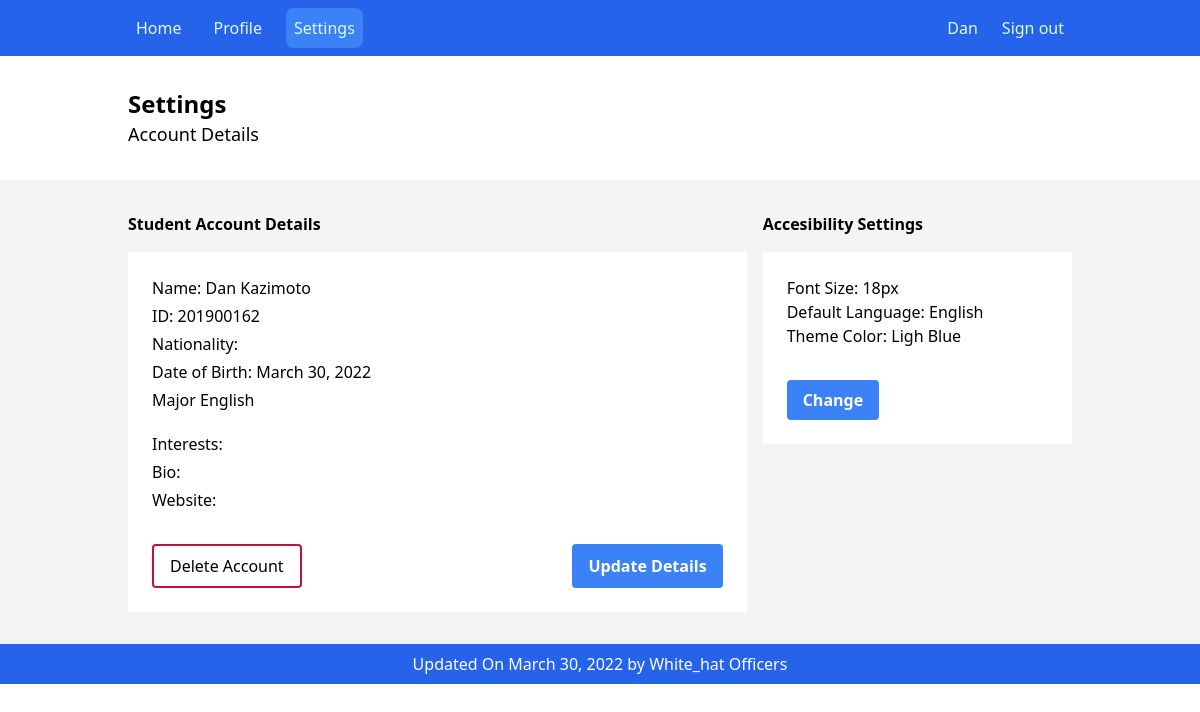
Before: /settings (signed in) with the older database file.
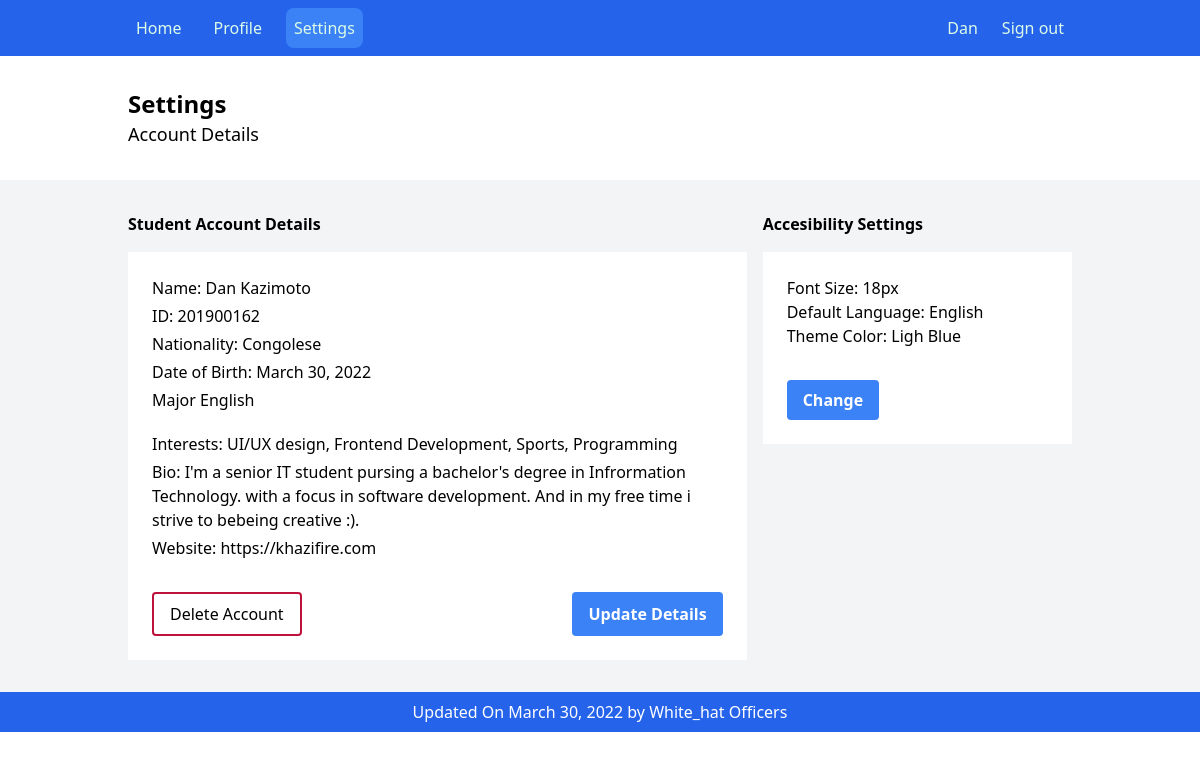
After: the same page with the newer database file.
### spapp/models.py (models this page shows, shortened)
class Student(models.Model):
    user = models.OneToOneField(User, on_delete=models.CASCADE)
    id_number = models.CharField(max_length=10, unique=True, null=True)
    date_of_birth = models.DateField(null=True)
    nationality = models.CharField(max_length=30, null=True)
    major = models.ForeignKey(Major, on_delete=models.CASCADE, null=True)
    bio_char = models.CharField(max_length=200, null=True)
    interests = models.CharField(max_length=100, null=True)
    phone_number = models.CharField(max_length=12, null=True)
    image = models.ImageField(
        upload_to='theme/static/user_image', null=True, default="theme/static/user_image/default-image.png")
    website = models.CharField(max_length=50, null=True)

class Major(models.Model):
    degree = models.ForeignKey(Degree, on_delete=models.CASCADE)
    name = models.CharField(max_length=30)
    def __str__(self):
        return f"{self.name}"

### spapp/views.py (the view, shortened to what this page needs)
# urls.py: path("settings", views.SettingsPage.as_view(), name="settings"),
class SettingsPage(LoginRequiredMixin, generic.TemplateView):
    login_url = 'spapp:login'
    template_name = "pages/student/settings.html"
    form_update_student = StudentForm
    def get_context_data(self, **kwargs):
        context = super().get_context_data(**kwargs)
        try:
            context['student'] = get_object_or_404(
                Student, user=self.request.user)
            context['update_student'] = self.form_update_student(
                instance=context["student"])
            context['account_status'] = not bool(
                len(AccountRemovalRequest.objects.filter(student=self.request.user.student)))
            return context
        except:
            messages.add_message(
                self.request, messages.WARNING, "You are not a student")
            return context

### theme/templates/pages/student/settings.html (shortened to what this page needs)
{% extends "components/student/layout.html" %}
{% block content %}
<section class="py-8 px-16 md:px-32 xl:px-48  flex justify-between  gap-4 flex-col lg:flex-row ">
  <div>
    <p class="text-xl md:text-2xl xl:text-3xl font-bold">Settings</p>
    <span class="text-lg">Account Details</span>
  </div>
</section>
<section class="py-8 px-16 md:px-32 xl:px-48 bg-gray-100 flex justify-between  gap-4 flex-col lg:flex-row ">
  <div class="w-2/3">
    <span class="font-bold">Student Account Details</span>
    <div class="flex flex-col gap-4 mt-4 ">
      <div class="bg-white p-6 ">
        <div >
          <div class="mb-5 flex flex-col gap-1">
            <p class="font-medium">Name: <span class="font-normal"> {{ user.first_name }} {{ user.last_name}}  </span></p>
            <p class="font-medium">ID: <span class="font-normal"> {{ student.id_number }} </span></p>
            <p class="font-medium">Nationality: <span class="font-normal"> {{ student.nationality }}</span></p>
            <p class="font-medium">Date of Birth: <span class="font-normal"> {{ student.date_of_birth }}</span></p>
 <p class="font-medium">Major <span class="font-normal"> {{ student.major }}</span></p>
          </div>
          <div class="flex flex-col gap-1">
            <p class="font-medium">Interests: <span class="font-normal"> {{ student.interests }}</span></p>
            <p class="font-medium">Bio: <span class="font-normal"> {{ student.bio_char }}</span></p>
            <p class="font-medium">Website: <span class="font-normal"> {{ student.website }}</span></p>
          </div>
          <div class="flex justify-between mt-8">
            <a href="{% url 'spapp:req_remove_account' %}" class="border-2 border-rose-700 hover:bg-rose-700 text-black hover:text-white  py-2 px-4 rounded">
              Delete Account
            </a>
            <button class="bg-blue-500 hover:bg-blue-700 text-white font-bold py-2 px-4 rounded" onClick="handleUpdate()">
              Update Details
            </button>
          </div>
        </div>
      </div>
    </div>
  </div>
  <div class="w-1/3">
    <span class="font-bold">Accesibility Settings</span>
    <div class="bg-white p-6 mt-4">
      <p class="font-medium">Font Size: <span class="font-normal"> 18px</span></p>
      <p class="font-medium">Default Language: <span class="font-normal"> English </span></p>
      <p class="font-medium">Theme Color: <span class="font-normal"> Ligh Blue </span></p>
      <button class="mt-8 bg-blue-500 hover:bg-blue-700 text-white font-bold py-2 px-4 rounded">
        Change
      </button>
    </div>
  </div>
</section>
{% endblock %}

### theme/templates/components/student/layout.html (shortened to what this page needs)
{% extends 'base.html' %}
{% block body %}
	<main class="">
		<section class="h-full">
			{% block header %}
				{% include "components/student/header.html" %}
			{% endblock %}
			{% block content%}
			{% endblock %}
			{% block footer %}
				{% include "components/student/footer.html" %}
			{% endblock %}
		</section>
	</main>
{% endblock %}

### theme/templates/base.html (shortened to what this page needs)
{% load tailwind_tags %}
{% load static %}
<!DOCTYPE html>
<html lang="en">
	<head>
		{% tailwind_css %}
		<link rel="stylesheet" href="https://use.fontawesome.com/releases/v5.11.2/css/all.css" />
		<link rel="stylesheet" href="{% static 'css/dist/main.css' %}" />
	</head>
	<body>
	{% block body %}{% endblock %}
	</body>
</html>

### theme/templates/components/student/header.html (shortened to what this page needs)
{% with home="/" profile="/profile" settings="/settings" rp=request.get_full_path %}
<div class="px-16 md:px-32 xl:px-48 bg-blue-600 py-2 flex justify-between w-full text-green-100">
  <div class="flex gap-4">
    <a class='p-2 {% if rp == home %} bg-blue-500 rounded-lg  {% endif %}' href="{{ home }}"> Home </a>
    <a class='p-2 {% if rp == profile %} bg-blue-500 rounded-lg  {% endif %}' href="{{ profile }}"> Profile </a>
    <a class='p-2 {% if rp == settings %} bg-blue-500 rounded-lg  {% endif %}' href="{{ settings }}"> Settings </a>
  </div>
  <div class="flex gap-2">
    <a class="p-2">{{ user.first_name }}</a>
    <a href="{% url 'spapp:logout' %}" class="p-2 rounded-lg hover:bg-red "> Sign out </a>
  </div>
</div>
{% endwith %}

### theme/templates/components/student/footer.html
<div class=" bottom-0 text-gray-50 bg-blue-600 py-2">
  <p class="text-center text-white"> Updated On March 30, 2022 by White_hat Officers </p>
</div>

Changed rows visible on the page:
changed Student "English": nationality (not shown) → "Congolese"; interests (not shown) → "UI/UX design, Frontend Development, Sports, Programming"; bio_char (not shown) → "I'm a senior IT student pursing a bachelor's degree in Infrormation Technology. with a focus in software development. And in my free time i strive to bebeing creative :)."; website (not shown) → "https://khazifire.com"
